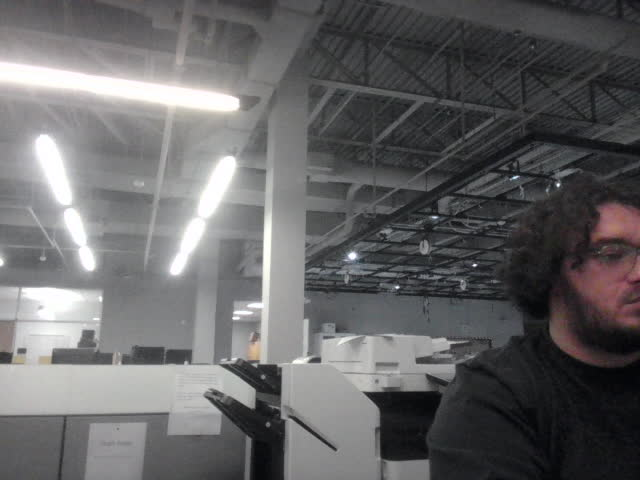
#> input picture ai/Camera_lettercropping_ai/test.jpg, 640 x 480 px, given in place of the camera
$ python scan_app.py
#> lines starting #> are read from the running program, lines starting #| are printed output that depends on the picture; after the words box and inside, x2 and y2 are one past the last pixel; in counts of white or black regions, pixels touching at a corner belong together
import cv2
import numpy as np
import time
import os

# ---------------- CONFIG ----------------
CAMERA_INDEX = 2        # Camera index
SCAN_INTERVAL = 1.0     # seconds between scans
DISPLAY_WIDTH = 400     # width for display
UPSCALE_FACTOR = 2      # upscaling for small text
SAVE_FOLDER = "scanned_pages"
os.makedirs(SAVE_FOLDER, exist_ok=True)
# ----------------------------------------

last_scan_time = 0
display_clean = None  # placeholder for processed frame
scan_count = 0

# --- Perspective transform helpers ---
def order_points(pts):
    rect = np.zeros((4,2), dtype="float32")
    s = pts.sum(axis=1)
    rect[0] = pts[np.argmin(s)]
    rect[2] = pts[np.argmax(s)]
    diff = np.diff(pts, axis=1)
    rect[1] = pts[np.argmin(diff)]
    rect[3] = pts[np.argmax(diff)]
    return rect

def four_point_transform(image, pts):
    rect = order_points(pts)
    (tl, tr, br, bl) = rect
    widthA = np.linalg.norm(br - bl)
    widthB = np.linalg.norm(tr - tl)
    maxWidth = max(int(widthA), int(widthB))
    heightA = np.linalg.norm(tr - br)
    heightB = np.linalg.norm(tl - bl)
    maxHeight = max(int(heightA), int(heightB))
    dst = np.array([[0,0],[maxWidth-1,0],[maxWidth-1,maxHeight-1],[0,maxHeight-1]], dtype="float32")
    M = cv2.getPerspectiveTransform(rect, dst)
    warped = cv2.warpPerspective(image, M, (maxWidth, maxHeight))
    return warped

# --- Camera init ---
cap = cv2.VideoCapture(CAMERA_INDEX)

try:
    while True:
        ret, frame = cap.read()
#> frame is the input picture: shape (480, 640, 3); mean B, G, R 102.2, 101.1, 101.9
        if not ret:
            break

        orig = frame.copy()
        frame_display = cv2.resize(orig, (DISPLAY_WIDTH, int(orig.shape[0]*DISPLAY_WIDTH/orig.shape[1])))

        # --- Process at intervals ---
        if time.time() - last_scan_time >= SCAN_INTERVAL:
            last_scan_time = time.time()
            scan_count += 1

            # Resize for contour detection
            ratio = orig.shape[0] / 500.0
#> ratio = 0.96
            small = cv2.resize(orig, (int(orig.shape[1]/ratio), 500))
            gray = cv2.cvtColor(small, cv2.COLOR_BGR2GRAY)
            gray = cv2.GaussianBlur(gray, (3,3), 0)
            edged = cv2.Canny(gray, 50, 150)
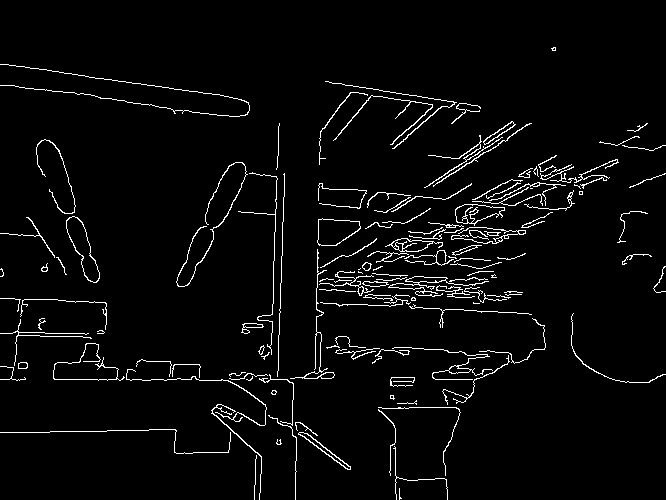
#> edged: shape (500, 666); 3.6% white in thin lines or dots

            # Find largest 4-point contour
            contours, _ = cv2.findContours(edged.copy(), cv2.RETR_LIST, cv2.CHAIN_APPROX_SIMPLE)
#> contours = 170 contours, 110 with area under 20; largest, box (x1, y1, x2, y2) and area: (66, 216, 100, 283) 944, (66, 216, 100, 283) 906, (317, 218, 361, 246) 852, (317, 218, 361, 246) 834, (455, 204, 505, 226) 634
            contours = sorted(contours, key=cv2.contourArea, reverse=True)
            pageCnt = None
            for c in contours:
                peri = cv2.arcLength(c, True)
                approx = cv2.approxPolyDP(c, 0.02 * peri, True)
                if len(approx) == 4:
                    pageCnt = approx
                    break
#> this loop made 10 passes
#> (peri, pageCnt) on pass 10: (491.7, [[388, 287], [434, 296], [389, 286], [488, 281]])
#> peri on passes 1 to 6: 170.3, 167.9, 126.2, 123, 146.8, 248.8

            if pageCnt is not None:
                pts = pageCnt.reshape(4,2)  # original scale
#> pts = [[388, 287], [434, 296], [389, 286], [488, 281]]
                warped = four_point_transform(orig, pts)
#> in order_points, `s = pts.sum(axis=1)`: s = [675, 730, 675, 769]
#> in order_points, `diff = np.diff(pts, axis=1)`: diff = [-101, -138, -103, -207]
#> in four_point_transform, `rect = order_points(pts)`: rect = [[388, 287], [488, 281], [488, 281], [388, 287]]
#> in four_point_transform, `(tl, tr, br, bl) = rect`: tl = [388, 287]; tr = [488, 281]; bl = [388, 287]
#> in four_point_transform, `widthA = np.linalg.norm(br - bl)`: widthA = 100.2
#> in four_point_transform, `maxWidth = max(int(widthA), int(widthB))`: maxWidth = 100
#> in four_point_transform, `heightA = np.linalg.norm(tr - br)`: heightA = 0
#> in four_point_transform, `dst = np.array([[0,0],[maxWidth-1,0],[maxWidth-1,maxHeight-1],[0,maxHe..`: dst = [[0, 0], [99, 0], [99, -1], [0, -1]]
#> in four_point_transform, `M = cv2.getPerspectiveTransform(rect, dst)`: M = [[-6.97e-05, -0.00116, 0.361], [-0.00018, -0.00301, 0.933], [2.55e-06, 4.25e-05, -0.0132]]
#> in four_point_transform, `warped = cv2.warpPerspective(image, M, (maxWidth, maxHeight))`:
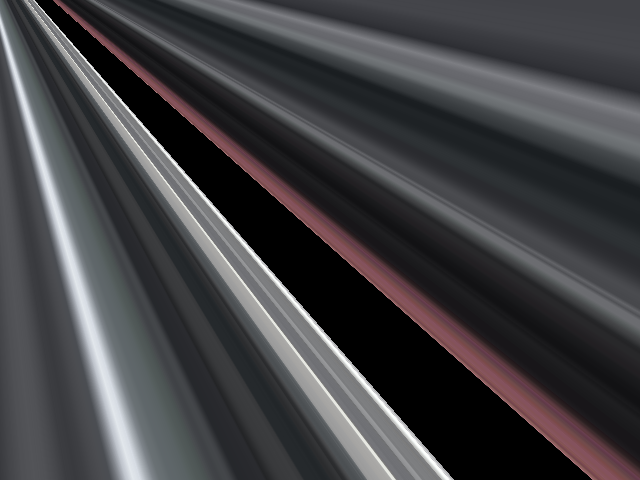
#> warped: shape (480, 640, 3); mean B, G, R 67.7, 64.9, 65.6

                # Convert to gray
                warped_gray = cv2.cvtColor(warped, cv2.COLOR_BGR2GRAY)
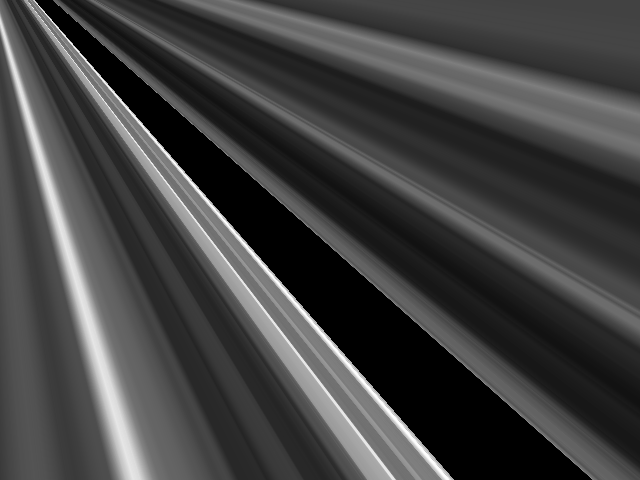
#> warped_gray: shape (480, 640); min 0, max 254, mean 65.3

                # Upscale for better small text
                warped_up = cv2.resize(warped_gray, (0,0), fx=UPSCALE_FACTOR, fy=UPSCALE_FACTOR, interpolation=cv2.INTER_CUBIC)

                # Adaptive threshold
                thresh = cv2.adaptiveThreshold(
                    warped_up, 255,
                    cv2.ADAPTIVE_THRESH_GAUSSIAN_C,
                    cv2.THRESH_BINARY, 11, 2
                )
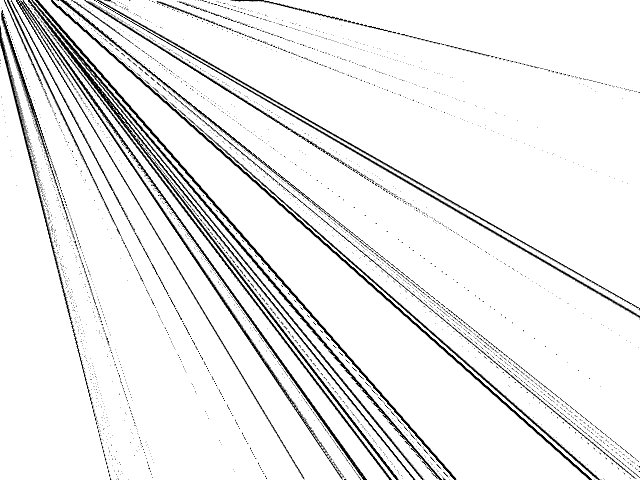
#> thresh: shape (960, 1280) (shown at 1/2 size); 92.8% white; 3694 black regions (3610 under 20 px), largest, box (x1, y1, x2, y2) and area: (32, 0, 734, 960) 12610, (56, 0, 831, 960) 12509, (63, 0, 884, 960) 9272

                # Minimal noise removal
                kernel = np.ones((1,1), np.uint8)
                clean = cv2.morphologyEx(thresh, cv2.MORPH_CLOSE, kernel)

                # --- Save high-res PNG ---
                filename = os.path.join(SAVE_FOLDER, f"scan_{scan_count:03d}.png")
                cv2.imwrite(filename, clean)
                print(f"[INFO] Saved: {filename}")

                # Resize for display only
                h_display = frame_display.shape[0]
#> h_display = 300
                display_clean = cv2.resize(clean, (int(clean.shape[1]*h_display/clean.shape[0]), h_display))
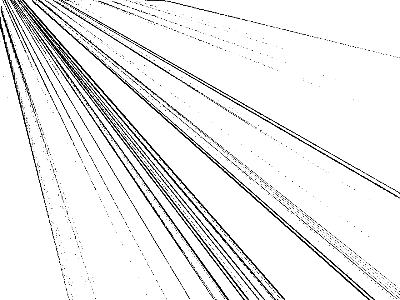
#> display_clean: shape (300, 400); min 0, max 255, mean 236.8
            else:
                display_clean = frame_display

        # --- Show combined feed ---
        if display_clean is not None:
            # Match height of camera feed
            h, w = frame_display.shape[:2]
#> h = 300; w = 400
            display_resized = cv2.resize(display_clean, (int(display_clean.shape[1]*h/display_clean.shape[0]), h))
            combined = np.hstack((frame_display, cv2.cvtColor(display_resized, cv2.COLOR_GRAY2BGR)))
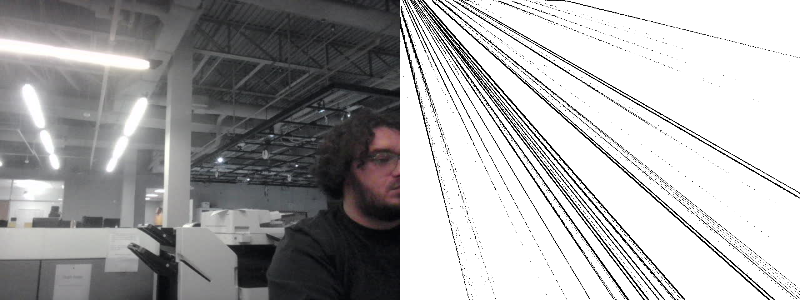
#> combined: shape (300, 800, 3); mean B, G, R 169.5, 168.9, 169.3
        else:
            combined = frame_display

        cv2.imshow("Live Scan Preview (Left: Camera, Right: Processed)", combined)
        key = cv2.waitKey(1) & 0xFF
#> (key q is pressed here)
        if key == ord('q'):
            break

except KeyboardInterrupt:
    print("Interrupted by user!")

finally:
    cap.release()
    cv2.destroyAllWindows()
